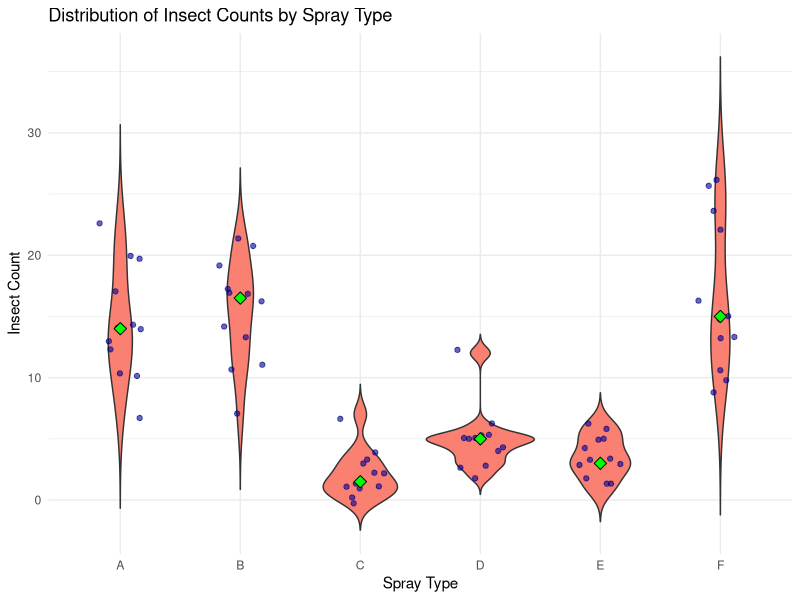

This figure's R source:
library(tidyverse)
df_iris <- as_tibble(iris)
nrow(df_iris) # return 150
df_iris %>% 
  group_by(Species) %>% 
  summarize(n_sample = n())
df_s3 <- df_iris %>% 
  filter(Species == "versicolor") %>% 
  sample_n(size = 3)
df_s3 %>% 
  pull(Petal.Width) %>% 
  mean()

#Q1. Create a `for` loop (with loop index `i`) to perform the following steps for 100 iterations:
#    a. Randomly sample 5 individuals of "versicolor".
#    b. Calculate the mean of their "Petal.Width" values.
#    c. Assign the result to `mu5[i]`. 
#       (Hint: initialize an empty object `mu5` before starting the loop.)
#    This procedure will yield 100 estimates of the mean Petal.Width from 5 individuals.

#Answer: 

# Load the iris dataset
data(iris)

# Filter for "versicolor" species
versicolor_data <- iris %>% filter(Species == "versicolor")

# Initialize empty vector to store means
mu5 <- numeric(100)

# Loop to sample and calculate mean Petal.Width
for (i in 1:100) {
  sampled <- versicolor_data %>% sample_n(5)
  mu5[i] <- mean(sampled$Petal.Width)}

mu5

#Q2. Calculate the standard deviation of `mu5` and assign it to `s_mu5`.

# standard deviation of mu5
s_mu5 <- sd(mu5)

# print
s_mu5

#Q3:Repeat step 1 but sample 20 individuals in each iteration, and assign the results to `mu20`. 

# Filter for "versicolor" species
versicolor_data <- iris %>% filter(Species == "versicolor")

# Initialize empty vector to store means
mu20 <- numeric(100)

# mean Petal.Width from 20 individuals
for (i in 1:100) {
  sampled <- versicolor_data %>% sample_n(20)
  mu20[i] <- mean(sampled$Petal.Width)
}

# Print
mu20

# Q4. Calculate the standard deviation of `mu20` and assign it to `s_mu20`.
#    Verify that `s_mu20` is smaller than `s_mu5` by printing the comparison (`s_mu20 < s_mu5`)
# standard deviation of mu20
s_mu20 <- sd(mu20)

# Compare s_mu20 with s_mu5
s_mu20 < s_mu5

# Questions:
# 1. Calculate the probability that 0 < x <= 10 for a normal distribution with mean = 5 and sd = 3.
#    Hint: Use `pnorm()` function and subtract P(x <= 0) from P(x <= 10).
# Calculate cumulative probabilities
p_10 <- pnorm(q = 10, mean = 5, sd = 3)
p_0  <- pnorm(q = 0, mean = 5, sd = 3)

# Calculate the probability that 0 < x <= 10
prob_0_to_10 <- p_10 - p_0

# print
prob_0_to_10

#Q2. Calculate the probability that 0 < x <= 10 for a normal distribution with mean = -5 and sd = 3.
# Calculate cumulative probabilities
p_10 <- pnorm(q = 10, mean = -5, sd = 3)
p_0  <- pnorm(q = 0, mean = -5, sd = 3)

# Calculate the probability that 0 < x <= 10
prob_0_to_10 <- p_10 - p_0

# print
prob_0_to_10

# Questions:
# 1. Using the `df_iris` dataset, calculate the variance of "Petal.Length" for each species.
#    (Hint: use `group_by()` and `summarize()` from dplyr.)

# Calculate variance of Petal.Length for each species
df_iris %>%
  group_by(Species) %>%
  summarize(variance_petal_length = var(Petal.Length))

#Q2. Perform a t-test comparing "Petal.Length" between "setosa" and "versicolor".
#    Choose the appropriate `var.equal` option depending on whether the SDs appear equal.

# Use iris dataset
df_iris <- iris

# Calculate variance of Petal.Length for each species
df_iris %>%
  group_by(Species) %>%
  summarize(variance = var(Petal.Length))

# Extract Petal.Length for setosa and versicolor
setosa <- df_iris %>% 
  filter(Species == "setosa") %>% pull(Petal.Length)
versicolor <- df_iris %>% 
  filter(Species == "versicolor") %>% pull(Petal.Length)

# Compare variances
var_ratio <- max(var(setosa), var(versicolor)) / min(var(setosa), 
                var(versicolor))
var_equal <- var_ratio < 2

# Perform t-test with appropriate var.equal
t_test_result <- t.test(setosa, versicolor, var.equal = var_equal)

# Print results
t_test_result

# Questions:
# 1. Using the `df_insect` dataset, create a plot to visualize the distribution of insect counts for each spray type.
#    - Use a violin plot to show the distribution and include the median (y = count, x = spray).
#    - Add individual data points with a small horizontal jitter for clarity.


# Load the dataset
df_insect <- as_tibble(InsectSprays)

# Create violin plot with jittered points and median
ggplot(df_insect, aes(x = spray, y = count)) +
  geom_violin(trim = FALSE, fill = "salmon") +
  geom_jitter(width = 0.2, alpha = 0.6, color = "darkblue") +
  stat_summary(fun = median, 
               geom = "point", shape = 23, size = 3, fill = "green") +
  labs(title = "Distribution of Insect Counts by Spray Type",
       x = "Spray Type", y = "Insect Count") +
  theme_minimal()

# Question:
# 2. Using the `df_insect` dataset, perform a one-way ANOVA to test whether insect counts differ among spray types.
#    - Use the `aov()` function and display the summary of the model with `summary()`.
#    - Report if there was a significant difference between spray groups.


# Load the dataset
df_insect <- as_tibble(InsectSprays)

# Perform one-way ANOVA
anova <- aov(count ~ spray, data = df_insect)

# Display summary of the model
summary(anova)
